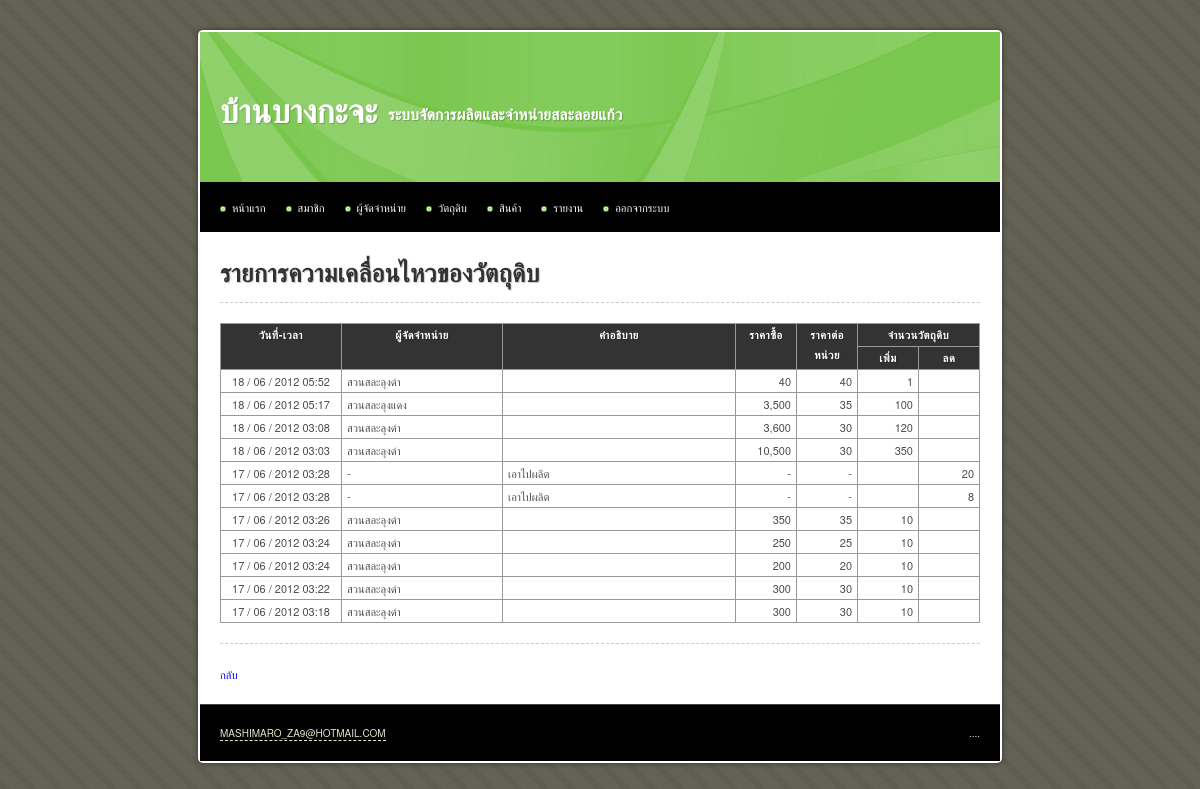
The app's page /main/material_transaction_view.php?id=30 (signed in), older data.
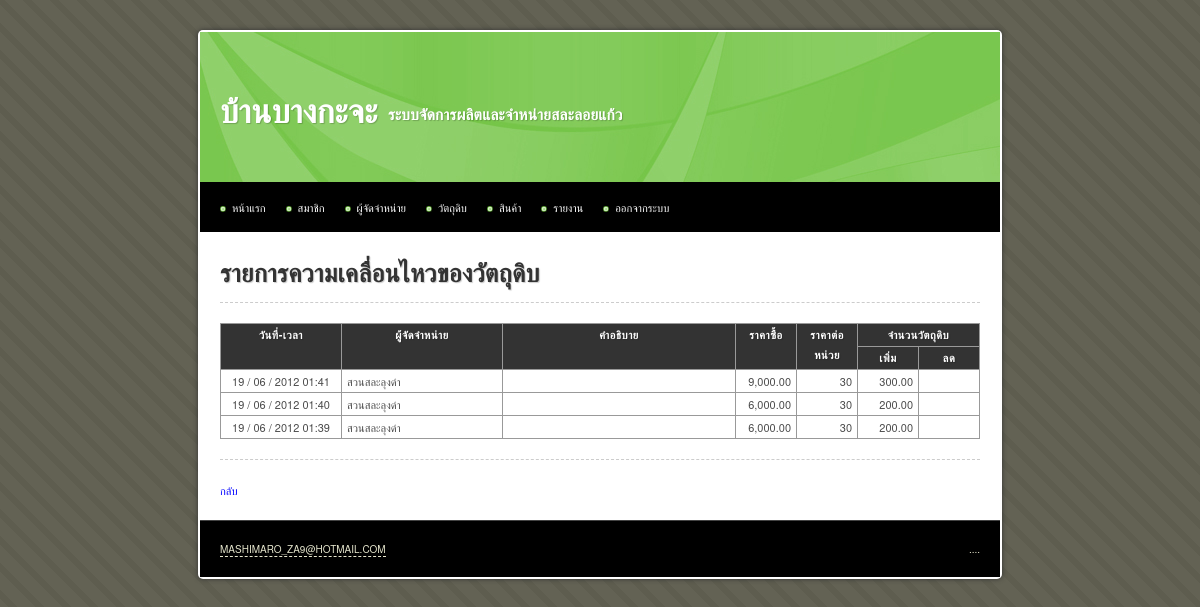
The same page, newer data.
### tables this page shows
CREATE TABLE IF NOT EXISTS `material_transaction` (
  `id_material` int(10) unsigned NOT NULL,
  `id_supplier` int(10) unsigned DEFAULT NULL,
  `id_production_log` int(10) unsigned DEFAULT NULL,
  `stock_code` char(10) DEFAULT NULL,
  `description` text,
  `amount` decimal(10,2) unsigned NOT NULL DEFAULT '0.00',
  `quantity` decimal(10,2) NOT NULL DEFAULT '0.00',
  `date_create` timestamp NOT NULL DEFAULT CURRENT_TIMESTAMP,
  KEY `id_material` (`id_material`),
  KEY `FK_material_transaction_supplier` (`id_supplier`),
  CONSTRAINT `FK_material_transaction_material` FOREIGN KEY (`id_material`) REFERENCES `material` (`id`) ON DELETE CASCADE ON UPDATE CASCADE,
  CONSTRAINT `FK_material_transaction_supplier` FOREIGN KEY (`id_supplier`) REFERENCES `supplier` (`id`) ON UPDATE CASCADE
);

CREATE TABLE IF NOT EXISTS `supplier` (
  `id` int(10) unsigned NOT NULL AUTO_INCREMENT,
  `name` varchar(255) NOT NULL,
  `address` varchar(255) DEFAULT NULL,
  `tel` varchar(255) NOT NULL,
  `fax` varchar(255) DEFAULT NULL,
  `contact` varchar(255) NOT NULL,
  `contact_tel` varchar(255) NOT NULL,
  `date_create` datetime NOT NULL,
  `date_update` timestamp NOT NULL DEFAULT CURRENT_TIMESTAMP ON UPDATE CURRENT_TIMESTAMP,
  PRIMARY KEY (`id`)
);

### iic_tools/helpers/iic_utilities_helper.php (called while the page is built, shortened)
<?php
function change_date_format($date, $old_separator = "-", $old_format = 'y-m-d', $new_separator = " / ", $new_format = "d-m-y")
{
	@list($_old_format_path1, $_old_format_path2, $_old_format_path3) = explode('-', $old_format);
	@list($_date_path[$_old_format_path1], $_date_path[$_old_format_path2], $_date_path[$_old_format_path3]) = explode($old_separator, $date);
	@list($_new_format_path1, $_new_format_path2, $_new_format_path3) = explode('-', $new_format);
	$_new_date = $_date_path[$_new_format_path1].$new_separator.$_date_path[$_new_format_path2].$new_separator.$_date_path[$_new_format_path3];
	return $_new_date;
}
function change_date_time_format($date_time)
{
	@list($_date, $_time) = explode(" ", $date_time);
	$_new_date		= change_date_format($_date);
	$_new_date_time = $_new_date.' '.substr($_time, 0, 5);
	return $_new_date_time;
}
function remove_comma($number, $decimal = 0)
{
	$_int		= 0;
	$_decimal	= '';
	if(count(explode (".", $number)) > 1)
	{
		list($_int, $_decimal) = explode (".", $number);
	}
	else
	{
		$_int = ($number == '') ? 0 : $number;
	}
	$_int = explode (',', $_int);
	$_int = implode ($_int);
	$_new_number = $_int.$_decimal;
	return $_new_number;
}
function add_comma($number, $decimal = 0)
{
	$_sign		= '';
	$_int		= 0;
	$_decimal	= '';
	if(count(explode (".", $number)) > 1)
	{
		list($_int, $_decimal) = explode (".", $number);
	}
	else
	{
		$_int = ($number == '') ? 0 : $number;
	}
	$_int = remove_comma($_int);
	if(($_decimal == '' && $decimal > 0) || ($_decimal != ''))
	{
		$_decimal = '.'.$_decimal;
	}
	else if(strlen($_decimal) > 0)
	{
		$_decimal = '.'.$_decimal;
	}
	if($_int < 0)
	{
		$_sign = '-';
		$_int = str_replace('-', '', $_int);
	}
	else
	{
		$_sign = '';
	}
	$_total_loop = (strlen($_int) > 3) ? floor(strlen($_int) / 3) : 0;
	for($_loop = $_total_loop; $_loop > 0; $_loop--)
	{
		$_length = (3 * $_loop) * -1;
		$_int = substr_replace($_int, ',', $_length, 0 );
	}
	$_new_number = $_sign.$_int.$_decimal;
	return $_new_number;
}

### main/material_transaction_view.php (the view, shortened to what this page needs)
<!DOCTYPE html PUBLIC "-//W3C//DTD XHTML 1.0 Transitional//EN" "http://www.w3.org/TR/xhtml1/DTD/xhtml1-transitional.dtd">
<html xmlns="http://www.w3.org/1999/xhtml">
<head>
<?php include("inc.css.php"); ?>
</head>
<body>
<div id="container">
	<?php include("inc.header.php"); ?>
	<div id="content">
		<h1>รายการความเคลื่อนไหวของวัตถุดิบ</h1>
		<hr />
		<table width="100%">
			<tr>
				<th rowspan="2" width="110">วันที่-เวลา</th>
				<th rowspan="2" width="150">ผู้จัดจำหน่าย</th>
				<th rowspan="2">คำอธิบาย</th>
				<th rowspan="2" width="50">ราคาซื้อ</th>
				<th rowspan="2" width="50">ราคาต่อหน่วย</th>
				<th colspan="2">จำนวนวัตถุดิบ</th>
			</tr>
			<tr>
				<th width="50">เพิ่ม</th>
				<th width="50">ลด</th>
			</tr>
			<?php
			$sql = 'SELECT
						material_transaction.date_create,
						name,
						description,
						amount,
						quantity
					FROM material_transaction
					LEFT JOIN supplier
					ON material_transaction.id_supplier = supplier.id
					WHERE
						id_material = '.$_GET['id'].'
					ORDER BY
						material_transaction.date_create DESC';
			$query 		= mysql_query($sql) or die(mysql_error());
			$query_rows = mysql_num_rows($query);
			if($query_rows > 0)
			{
				while($data = mysql_fetch_array($query))
				{
					$cost_per_unit = add_comma(round($data['amount']/abs($data['quantity'])));
					if($data['quantity'] > 0)
					{
						$deposit   = add_comma($data['quantity']);
						$withdraw  = '';
						$data['amount'] = add_comma($data['amount']);
					}
					else
					{
						$deposit   = '';
						$withdraw  = add_comma(abs($data['quantity']));
						$data['name'] = '-';
						$data['amount'] = '-';
						$cost_per_unit = '-';
					}
					echo '<tr>
							  <td class="center">'.change_date_time_format($data['date_create']).'</td>
							  <td>'.$data['name'].'</td>
							  <td>'.$data['description'].'</td>
							  <td class="right">'.$data['amount'].'</td>
							  <td class="right">'.$cost_per_unit.'</td>
							  <td class="right">'.$deposit.'</td>
							  <td class="right">'.$withdraw.'</td>
						  </tr>';
				}
			}
			else
			{
				echo '<tr><td colspan="4" class="center">ไม่มีข้อมูล</td></tr>';
			}
			?>
		</table>
		<hr />
		<a href="material_view.php?id=<?php echo $_GET['id'] ?>">กลับ</a>
	</div>
	<?php include("inc.footer.php"); ?>
</div>
</body>
</html>

Row changes from the older to the newer data that the page shows:
removed material_transaction: date_create "18 / 06 / 2012 05:52", id_supplier.name "สวนสละลุงดำ", amount "40", quantity "1"
removed material_transaction: date_create "18 / 06 / 2012 05:17", id_supplier.name "สวนสละลุงแดง", amount "3,500", cost_per_unit "35", quantity "100"
removed material_transaction: date_create "18 / 06 / 2012 03:08", id_supplier.name "สวนสละลุงดำ", amount "3,600", cost_per_unit "30", quantity "120"
removed material_transaction: date_create "18 / 06 / 2012 03:03", id_supplier.name "สวนสละลุงดำ", amount "10,500", cost_per_unit "30", quantity "350"
removed material_transaction: date_create "17 / 06 / 2012 03:28", name "-", description "เอาไปผลิต", amount "-", quantity "-", quantity "20"
removed material_transaction: date_create "17 / 06 / 2012 03:28", name "-", description "เอาไปผลิต", amount "-", quantity "-", quantity "8"
removed material_transaction: date_create "17 / 06 / 2012 03:26", id_supplier.name "สวนสละลุงดำ", amount "350", cost_per_unit "35", quantity "10"
removed material_transaction: date_create "17 / 06 / 2012 03:24", id_supplier.name "สวนสละลุงดำ", amount "250", cost_per_unit "25", quantity "10"
removed material_transaction: date_create "17 / 06 / 2012 03:24", id_supplier.name "สวนสละลุงดำ", amount "200", cost_per_unit "20", quantity "10"
removed material_transaction: date_create "17 / 06 / 2012 03:22", id_supplier.name "สวนสละลุงดำ", amount "300", cost_per_unit "30", quantity "10"
removed material_transaction: date_create "17 / 06 / 2012 03:18", id_supplier.name "สวนสละลุงดำ", amount "300", cost_per_unit "30", quantity "10"
added material_transaction: date_create "19 / 06 / 2012 01:41", id_supplier.name "สวนสละลุงดำ", amount "9,000.00", cost_per_unit "30", quantity "300.00"
added material_transaction: date_create "19 / 06 / 2012 01:40", id_supplier.name "สวนสละลุงดำ", amount "6,000.00", cost_per_unit "30", quantity "200.00"
added material_transaction: date_create "19 / 06 / 2012 01:39", id_supplier.name "สวนสละลุงดำ", amount "6,000.00", cost_per_unit "30", quantity "200.00"
